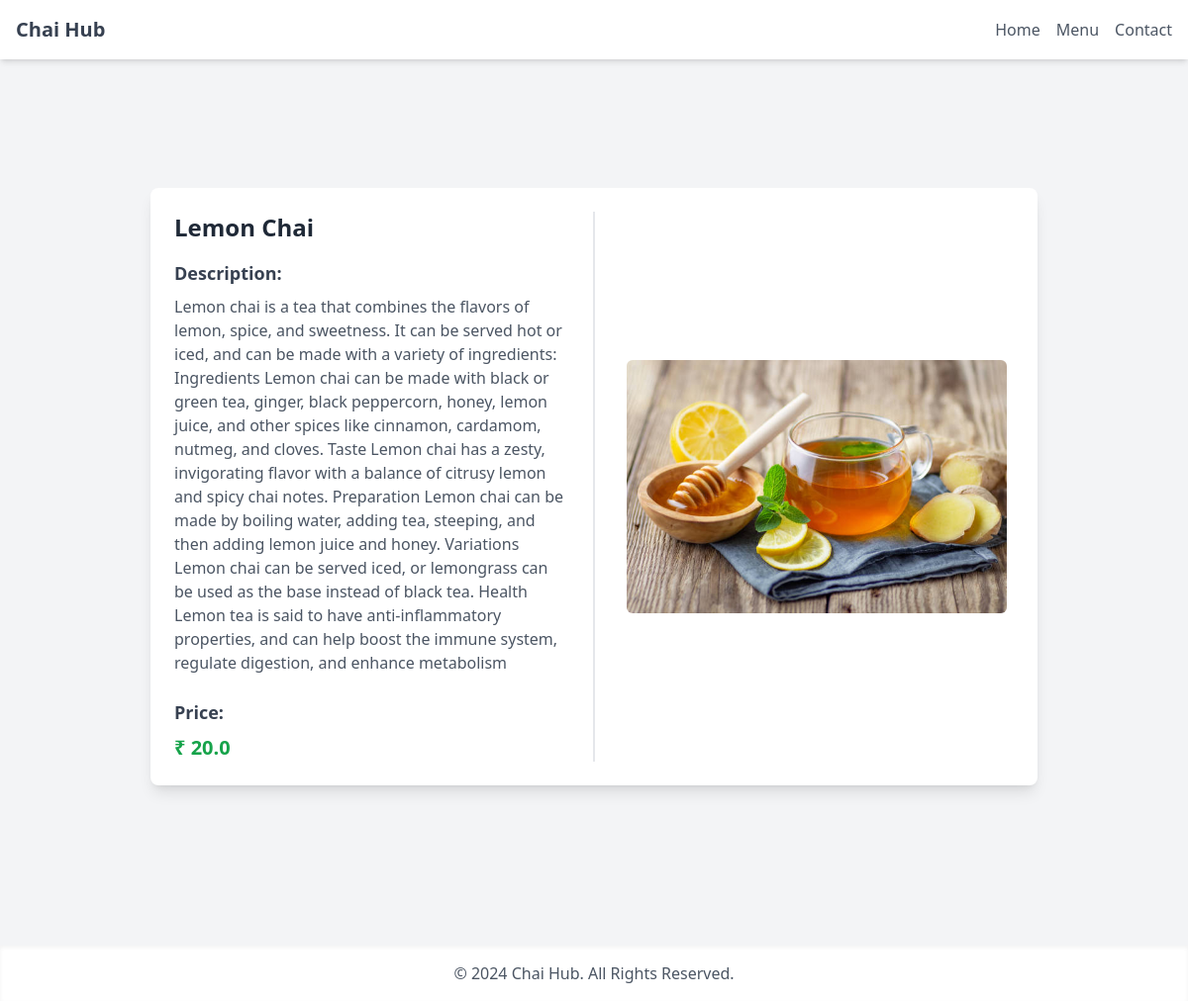
The page /chai/3/ on the database its author committed.
### chai/models.py (models this page shows, shortened)
class ChaiVarity(models.Model):
    CHAI_TYPE_CHOICE = [
        ('ML','MASALA'),
        ('GR','GINGER'),
        ('KL','KIWI'),
        ('PL','PLAIN'),
        ('EL','ELACHI'),
    ]
    name = models.CharField(max_length=100)
    image = models.ImageField(upload_to='chai/')
    date_added = models.DateTimeField(default=timezone.now)
    type = models.CharField(max_length=2, choices=CHAI_TYPE_CHOICE)
    description = models.TextField(default="")
    price = models.FloatField(default=0)

### chai/views.py (the view)
# urls.py: path('<int:chai_id>/', views.chai_details, name='chai_details'),
def chai_details(request, chai_id):
    chai = get_object_or_404(ChaiVarity, pk=chai_id)
    return render(request, 'chai/chai_details.html', {'chai': chai})

### chai/templates/chai/chai_details.html (shortened to what this page needs)
{% extends "layout.html" %}
{% block content %}
<div class="flex items-center justify-center min-h-screen bg-gray-100">
    <div class="bg-white shadow-lg rounded-lg p-6 w-full max-w-4xl flex flex-col md:flex-row">
        <div class="flex-1 md:border-r-2 md:pr-6">
            <h2 class="text-2xl font-bold text-gray-800 mb-4">{{ chai.name }}</h2>
            <h3 class="text-lg text-gray-700 font-semibold mb-2">Description:</h3>
            <p class="text-gray-600 mb-4">{{ chai.description }}</p>
            <div class="mt-6">
                <h3 class="text-lg text-gray-700 font-semibold mb-2">Price:</h3>
                <p class="text-green-600 font-bold text-xl">₹ {{ chai.price }}</p>
            </div>
        </div>
        <div class="flex-1 flex items-center justify-center mt-6 md:mt-0 md:pl-6">
            <img src="{{ chai.image.url }}" alt="{{ chai.name }}" class="w-full max-w-sm h-auto rounded-md">
        </div>
    </div>
</div>
{% endblock %}

### static/style.css (style rules this page uses)
body { background-color: grey; color: wheat; }

### rows shown on the page
ChaiVarity: name "Lemon Chai", description "Lemon chai is a tea that combines the flavors of lemon, spice, and sweetness. It can be served hot or iced, and can be made with a variety of ingredients: Ingredients Lemon chai can be made with black or green tea, ginger, black peppercorn, honey, lemon juice, and other spices like cinnamon, cardamom, nutmeg, and cloves. Taste Lemon chai has a zesty, invigorating flavor with a balance of citrusy lemon and spicy chai notes. Preparation Lemon chai can be made by boiling water, adding tea, steeping, and then adding lemon juice and honey. Variations Lemon chai can be served iced, or lemongrass can be used as the base instead of black tea. Health Lemon tea is said to have anti-inflammatory…", price "20.0", image (picture)
